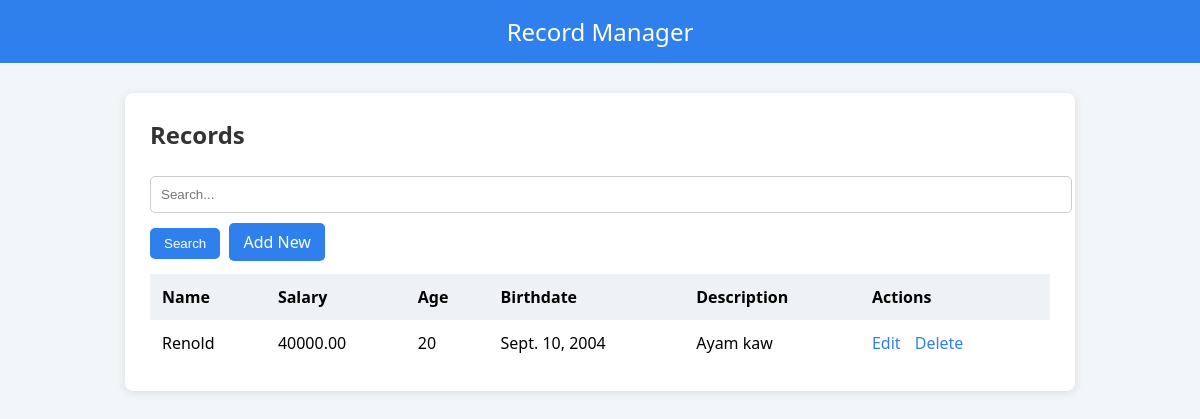
Before: / with the older database file.
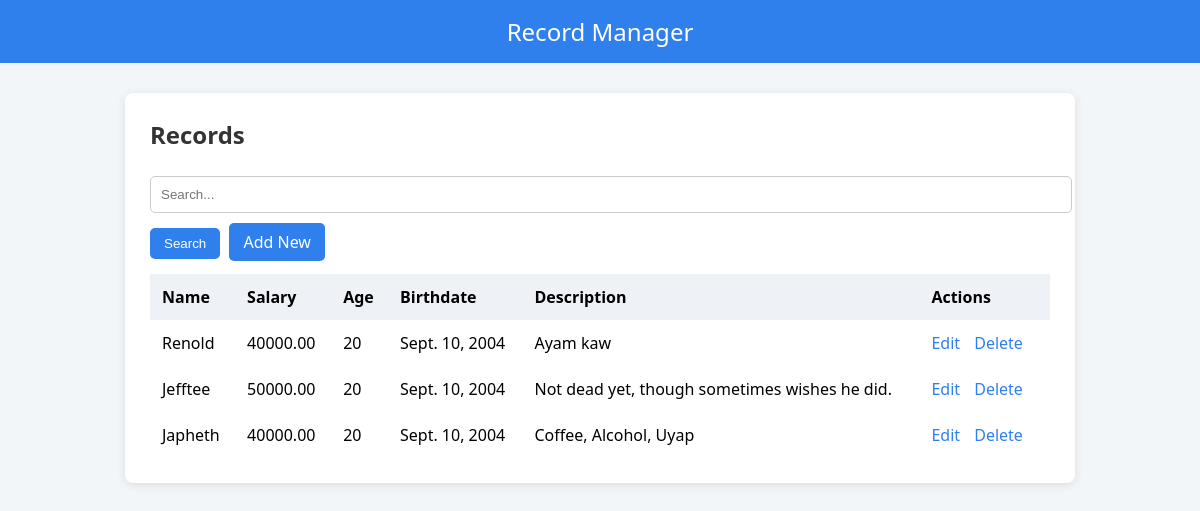
After: the same page with the newer database file.
### records/models.py (models this page shows, shortened)
class Record(models.Model):
    name = models.CharField(max_length=100)
    salary = models.DecimalField(max_digits=10, decimal_places=2)
    age = models.IntegerField()
    birthdate = models.DateField()
    description = models.TextField()

### records/views.py (the view, shortened to what this page needs)
# urls.py: path('', views.list_records, name='list'),
def list_records(request):
    query = request.GET.get('q')
    records = Record.objects.all()
    return render(request, 'records/list.html', {"records": records})

### records/templates/records/list.html (shortened to what this page needs)
{% load static %}
<!DOCTYPE html>
<html>
<head>
    <link rel="stylesheet" href="{% static 'records/style.css' %}">
</head>
<body>
    <header>Record Manager</header>
    <div class="container">
        <h2>Records</h2>
        <form method="get">
            <input type="text" name="q" placeholder="Search..." value="{{ request.GET.q }}">
            <button type="submit">Search</button>
            <a href="{% url 'add' %}" class="btn">Add New</a>
        </form>
        <table>
            <tr>
                <th>Name</th>
                <th>Salary</th>
                <th>Age</th>
                <th>Birthdate</th>
                <th>Description</th>
                <th>Actions</th>
            </tr>
            {% for r in records %}
            <tr>
                <td>{{ r.name }}</td>
                <td>{{ r.salary }}</td>
                <td>{{ r.age }}</td>
                <td>{{ r.birthdate }}</td>
                <td>{{ r.description }}</td>
                <td class="action-links">
                    <a href="{% url 'edit' r.id %}">Edit</a>
                    <a href="{% url 'delete' r.id %}">Delete</a>
                </td>
            </tr>
            {% endfor %}
        </table>
    </div>
</body>
</html>

### records/static/records/style.css (style rules this page uses)
body { font-family: 'Segoe UI', sans-serif; background-color: #f3f6f9; margin: 0; padding: 0; }
header { background-color: #2f80ed; color: white; padding: 15px 20px; text-align: center; font-size: 24px; }
.container { max-width: 900px; margin: 30px auto; background-color: white; padding: 25px; box-shadow: 0 2px 10px rgba(0,0,0,0.1); border-radius: 8px; }
h2 { margin-top: 0; color: #333; }
table { width: 100%; border-collapse: collapse; margin-top: 15px; }
table, th, td { padding: 12px; text-align: left; }
th, td { padding: 12px; text-align: left; }
th { background-color: #eef2f7; }
form input[type="text"], form input[type="number"], form input[type="date"], form textarea { width: 100%; padding: 10px; margin: 5px 0 15px; border: 1px solid #ccc; border-radius: 5px; }
button, .btn { background-color: #2f80ed; color: white; border: none; padding: 8px 14px; margin-right: 5px; border-radius: 5px; cursor: pointer; text-decoration: none; }
form { margin-top: 20px; }
.action-links a { margin-right: 10px; color: #2f80ed; text-decoration: none; }

Changed rows visible on the page:
added Record: name "Jefftee", salary "50000.00", age "20", birthdate "Sept. 10, 2004", description "Not dead yet, though sometimes wishes he did."
added Record: name "Japheth", salary "40000.00", age "20", birthdate "Sept. 10, 2004", description "Coffee, Alcohol, Uyap"
